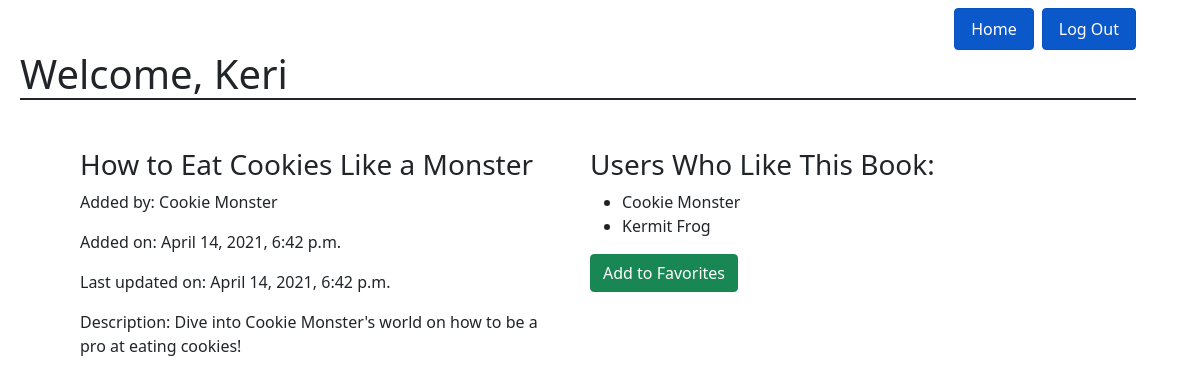
Page /books/2 (signed in) on the committed database.
### favorite_books_app/models.py (models this page shows)
class User(models.Model):
    first_name= models.CharField(max_length= 50)
    last_name= models.CharField(max_length=50)
    email= models.CharField(max_length=75)
    password= models.CharField(max_length=50)
    created_at= models.DateTimeField(auto_now_add=True)
    updated_at= models.DateTimeField(auto_now=True)
    objects= UserManager()

class Book(models.Model):
    title= models.CharField(max_length=75)
    description= models.TextField()
    uploaded_by= models.ForeignKey(User, related_name= "books_uploaded", on_delete= models.CASCADE)
    users_who_like= models.ManyToManyField(User, related_name= "liked_books")
    created_at= models.DateTimeField(auto_now_add=True)
    updated_at= models.DateTimeField(auto_now=True)
    objects= BookManager()

### favorite_books_app/views.py (the view)
# urls.py: path('books/<int:bookId>', views.bookDetails),
def bookDetails(request, bookId):
    context = {
        'book': Book.objects.get(id=bookId),
        'current_user': User.objects.get(id=request.session['logged_user'])
    }
    return render(request, 'bookDetails.html', context)

### favorite_books_app/templates/bookDetails.html (shortened to what this page needs)
<!DOCTYPE html>
<html lang="en">
<head>
    <link href="https://cdn.jsdelivr.net/npm/bootstrap@5.0.0-beta3/dist/css/bootstrap.min.css" rel="stylesheet">
</head>
<body>
    <div class="container m-2">
        <ul class="nav justify-content-end">
            <li class="nav-item">
                <a href="/books" role="button" class="nav-link active btn btn-primary me-2" aria-current= "page">Home</a>
            </li>
            <li class="nav-item">
                <a href="/user/logout" role="button" class="nav-link active btn btn-primary" aria current="page">Log Out</a>
            </li>
        </ul>
        <h1 class="border-bottom border-dark border-2">Welcome, {{current_user.first_name}}</h1>
        <div class="row m-5">
            <div class="col">
                <h3>{{book.title}}</h3>
                <p>Added by: {{book.uploaded_by.first_name}} {{book.uploaded_by.last_name}}</p>
                <p>Added on: {{book.created_at}}</p>
                <p>Last updated on: {{book.updated_at}}</p>
                {% if book.uploaded_by.id != request.session.logged_user %}
                <p>Description: {{book.description}}</p>
                {% endif %}
            </div>
            <div class="col">
                <h3>Users Who Like This Book:</h3>
                <ul>
                    {% for fav in book.users_who_like.all %}
                    <li>{{fav.first_name}} {{fav.last_name}}</li>
                    {% endfor %}
                </ul>
                {% if current_user in book.users_who_like.all %}
                <a href="/books/{{book.id}}/unfavorite" role="button" class="btn btn-danger">Remove from Favorites</a>
                {% else %}
                <a href="/books/{{book.id}}/favorite" role="button" class="btn btn-success">Add to Favorites</a>
                {% endif %}
            </div>
        </div>
    </div>
</body>
</html>

### rows in the picture
User: first_name "Keri"
Book: title "How to Eat Cookies Like a Monster", uploaded_by.first_name "Cookie", uploaded_by.last_name "Monster", created_at "April 14, 2021, 6:42 p.m.", updated_at "April 14, 2021, 6:42 p.m.", description "Dive into Cookie Monster's world on how to be a pro at eating cookies!"
User: first_name "Cookie", last_name "Monster"
User: first_name "Kermit", last_name "Frog"
